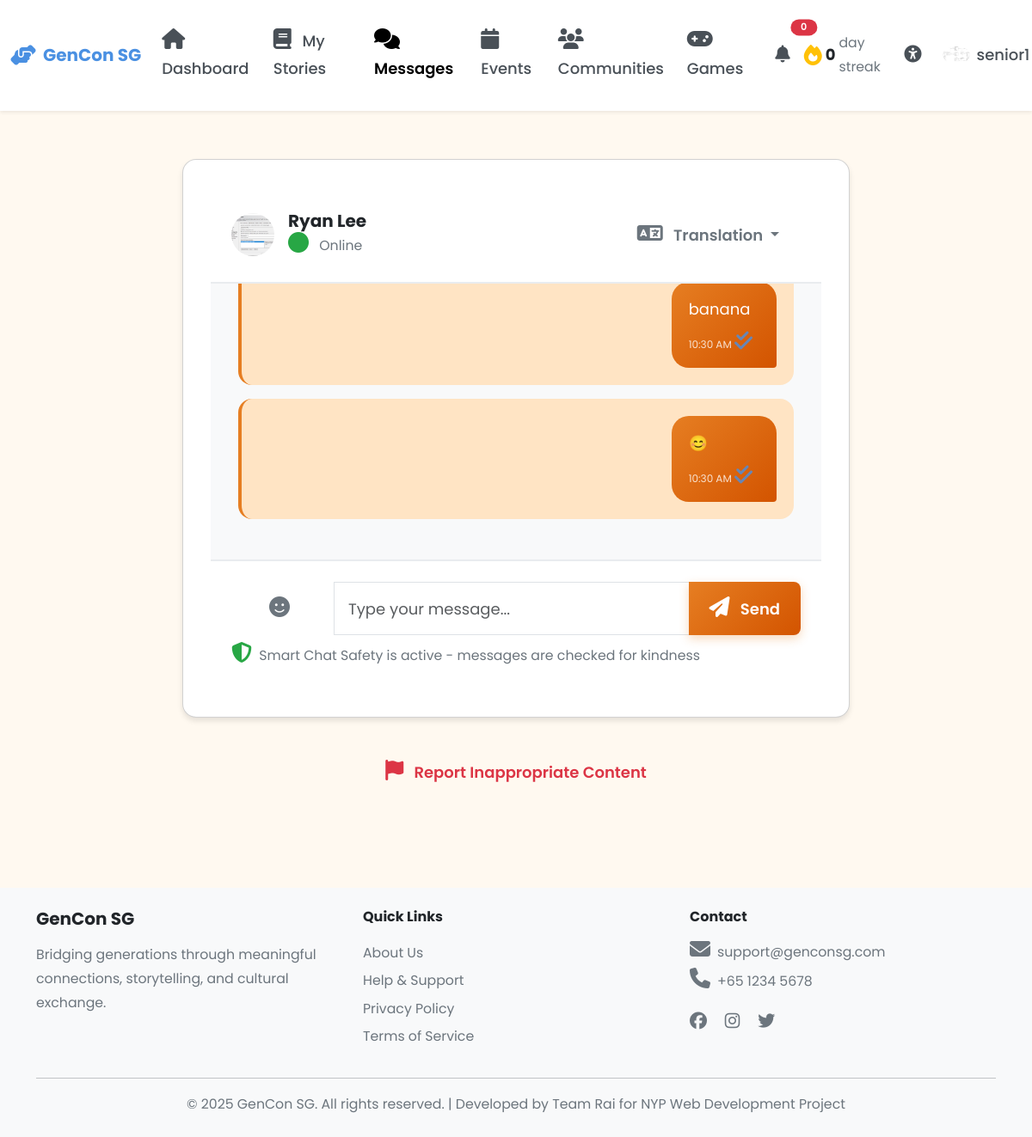
The app's page /senior/messages (signed in) with its own data.
### models.py (models this page shows, shortened)
class User(db.Model):
    __tablename__ = 'users'
    id = db.Column(db.Integer, primary_key=True)
    username = db.Column(db.String(80), unique=True, nullable=False, index=True)
    password_hash = db.Column(db.String(255), nullable=False)
    email = db.Column(db.String(120), unique=True, nullable=False, index=True)
    full_name = db.Column(db.String(120), nullable=False)
    phone = db.Column(db.String(20))
    age = db.Column(db.Integer, nullable=False)
    bio = db.Column(db.Text)  # User biography
    school = db.Column(db.String(255))  # School or organization for youth
    role = db.Column(db.String(20), nullable=False)  # 'senior', 'youth', or 'admin'
    profile_picture = db.Column(db.String(255), default='default-avatar.png')
    disable_reason = db.Column(db.Text)
    interests_json = db.Column(db.Text)  # Stores interests as JSON array
    languages_json = db.Column(db.Text)  # Stores languages as JSON array
    accessibility_settings_json = db.Column(db.Text)  # Stores settings as JSON object
    created_at = db.Column(db.DateTime, default=datetime.utcnow, nullable=False)
    last_active = db.Column(db.DateTime, default=datetime.utcnow, nullable=False)
    is_active = db.Column(db.Boolean, default=True)
    stories = db.relationship('Story', back_populates='user', lazy='dynamic')
    sent_messages = db.relationship('Message', foreign_keys='Message.sender_id',
                                   back_populates='sender', lazy='dynamic')
    received_messages = db.relationship('Message', foreign_keys='Message.recipient_id',
                                       back_populates='recipient', lazy='dynamic')
    senior_pairs = db.relationship('Pair', foreign_keys='Pair.senior_id',
                                   back_populates='senior', lazy='dynamic')
    youth_pairs = db.relationship('Pair', foreign_keys='Pair.youth_id',
                                 back_populates='youth', lazy='dynamic')
    streak = db.relationship('Streak', back_populates='user', uselist=False)
    badges = db.relationship('Badge', back_populates='user', lazy='dynamic')
    checkins = db.relationship('Checkin', back_populates='user', lazy='dynamic')
    @property
    def interests(self):
        """Get interests as Python list from JSON string."""
        if self.interests_json:
            return json.loads(self.interests_json)
        return []
    @interests.setter
    def interests(self, value):
        """Set interests from Python list, store as JSON string."""
        self.interests_json = json.dumps(value)
    @property
    def languages(self):
        """Get languages as Python list from JSON string."""
        if self.languages_json:
            return json.loads(self.languages_json)
        return []
    @languages.setter
    def languages(self, value):
        """Set languages from Python list, store as JSON string."""
        self.languages_json = json.dumps(value)
    @property
    def accessibility_settings(self):
        """Get accessibility settings as Python dict from JSON string."""
        if self.accessibility_settings_json:
            return json.loads(self.accessibility_settings_json)
        return {}

class Message(db.Model):
    __tablename__ = 'messages'
    id = db.Column(db.Integer, primary_key=True)
    sender_id = db.Column(db.Integer, db.ForeignKey('users.id'), nullable=False, index=True)
    recipient_id = db.Column(db.Integer, db.ForeignKey('users.id'), nullable=False, index=True)
    content = db.Column(db.Text, nullable=False)
    original_language = db.Column(db.String(10), default='en')
    translated_content = db.Column(db.Text)  # Translated version
    is_voice = db.Column(db.Boolean, default=False)
    voice_url = db.Column(db.String(255))
    is_flagged = db.Column(db.Boolean, default=False)  # Flagged by safety system
    created_at = db.Column(db.DateTime, default=datetime.utcnow, nullable=False, index=True)
    sender = db.relationship('User', foreign_keys=[sender_id], back_populates='sent_messages')
    recipient = db.relationship('User', foreign_keys=[recipient_id], back_populates='received_messages')
    reports = db.relationship('ChatReport', back_populates='message', lazy='dynamic')

### blueprints/senior.py (the view, shortened to what this page needs)
@senior_bp.route('/messages', methods=['GET', 'POST'])
@login_required
def messages():
    user_id = session['user_id']
    pair = Pair.query.filter_by(senior_id=user_id, status='active').first()
    if not pair:
        flash('You are not currently paired with a youth volunteer', 'info')
        return render_template('senior/messages.html', buddy=None, messages=[])
    buddy = User.query.get(pair.youth_id)
    messages = Message.query.filter(
        ((Message.sender_id == user_id) & (Message.recipient_id == buddy.id)) |
        ((Message.sender_id == buddy.id) & (Message.recipient_id == user_id))
    ).order_by(Message.created_at).all()
    return render_template('senior/messages.html', buddy=buddy, messages=messages)

### templates/senior/messages.html (shortened to what this page needs)
{% extends "base.html" %}
{% block body_class %}messages-page{% endblock %}
{% block content %}
<div class="container-fluid py-4">
    <div class="row">
        <div class="col-lg-8 mx-auto">
            {% if buddy %}
            <div class="card chat-card">
                <div class="chat-header">
                    <div class="d-flex align-items-center">
                        <img src="{{ url_for('static', filename='images/' + buddy.profile_picture) }}"
                             alt="{{ buddy.full_name }}"
                             class="rounded-circle me-3"
                             style="width: 50px; height: 50px; object-fit: cover;">
                        <div>
                            <h5 class="mb-0">{{ buddy.full_name }}</h5>
                            <small class="text-muted">
                                <i class="fas fa-circle text-success"></i> Online
                            </small>
                        </div>
                        <div class="ms-auto">
                            <div class="btn-group">
                                <button class="btn btn-sm btn-outline-secondary dropdown-toggle"
                                        data-bs-toggle="dropdown">
                                    <i class="fas fa-language me-2"></i>
                                    Translation
                                </button>
                            </div>
                        </div>
                    </div>
                </div>
                <div class="chat-messages" id="chatMessages">
                    {% if messages %}
                        {% for message in messages %}
                        <div class="message {% if message.sender_id == session.user_id %}message-sent{% else %}message-received{% endif %}">
                            <div class="message-content">
                                <p class="mb-1">{{ message.content }}</p>
                                <small class="message-time">
                                    {{ message.created_at.strftime('%I:%M %p') }}
                                    {% if message.sender_id == session.user_id %}
                                        <i class="fas fa-check-double text-primary"></i>
                                    {% endif %}
                                </small>
                            </div>
                        </div>
                        {% endfor %}
                    {% else %}
                        <div class="text-center py-5 text-muted">
                            <i class="fas fa-comments fa-3x mb-3"></i>
                            <p>No messages yet. Start a conversation!</p>
                        </div>
                    {% endif %}
                </div>
                <div class="chat-input">
                    <form id="messageForm" method="POST" action="{{ url_for('senior.messages') }}">
                        <div class="input-group">
                            <button class="btn btn-outline-secondary" type="button"
                                    data-bs-toggle="dropdown">
                                <i class="fas fa-smile"></i>
                            </button>
                            <input type="text"
                                   class="form-control"
                                   id="messageInput"
                                   name="message"
                                   placeholder="Type your message..."
                                   autocomplete="off"
                                   required>
                            <button class="btn btn-primary" type="submit">
                                <i class="fas fa-paper-plane"></i>
                                Send
                            </button>
                        </div>
                        <small class="text-muted mt-2 d-block">
                            <i class="fas fa-shield-alt text-success me-1"></i>
                            Smart Chat Safety is active - messages are checked for kindness
                        </small>
                    </form>
                </div>
            </div>
            <div class="text-center mt-3">
                <button class="btn btn-sm btn-outline-danger" data-bs-toggle="modal" data-bs-target="#reportModal">
                    <i class="fas fa-flag me-2"></i>
                    Report Inappropriate Content
                </button>
            </div>
            {% endif %}
        </div>
    </div>
</div>
{% endblock %}

### records on screen
User: profile_picture (picture), full_name "Ryan Lee"
Message: content "banana", created_at "10:30 AM"
Message: content "😊", created_at "10:30 AM"

### other values on screen
{{ session.username }} "senior1"
